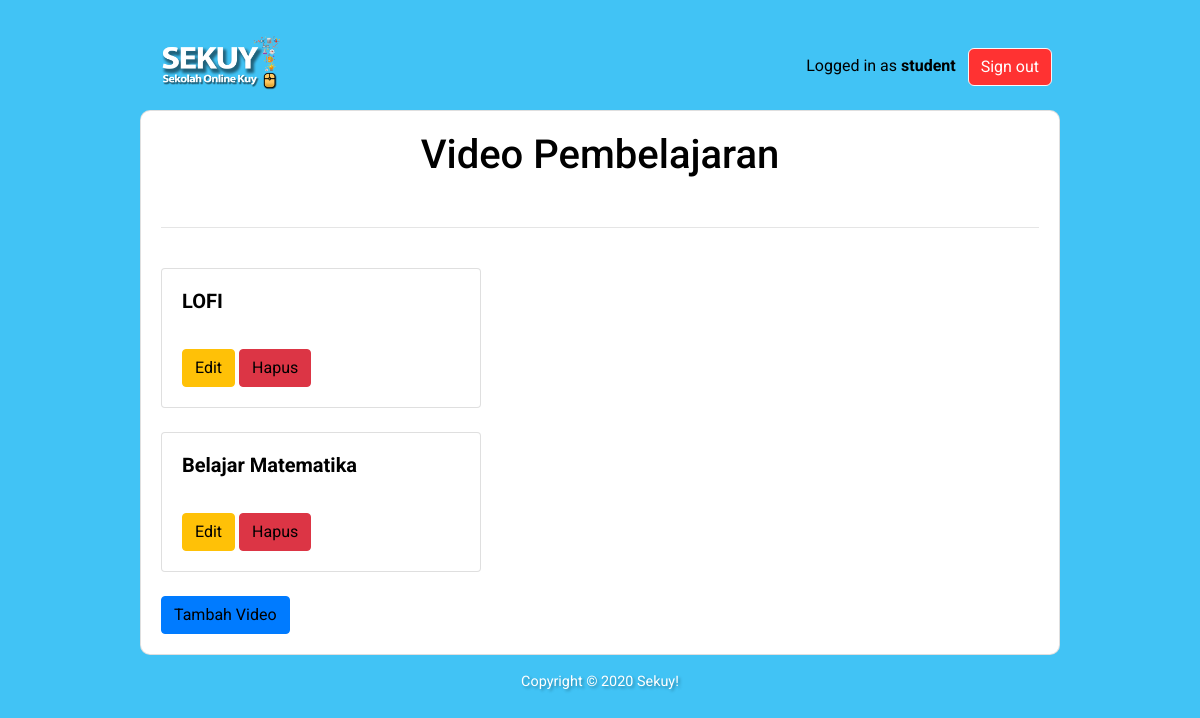
Page /teachers/video-pembelajaran/ (signed in) on the committed database.
### classroom/models.py (models this page shows, shortened)
class User(AbstractUser):
    is_student = models.BooleanField(default=False)
    is_teacher = models.BooleanField(default=False)

class VideoPembelajaran(models.Model):
    materi = models.CharField(max_length=40)
    link = EmbedVideoField()
    date = models.DateField(auto_now_add=True)

### classroom/views/teachers.py (the view)
# urls.py: path('video-pembelajaran/', students.listVideoPembelajaran, name='list_video'),
def listVideoPembelajaran(request):
    semua_video = VideoPembelajaran.objects.all()
    context = {
        'page_title':'Video Pembelajaran',
        'semua_video' : semua_video,
    }
    return render(request,'classroom/teachers/videopembelajaran.html',context)

### classroom/templates/classroom/teachers/videopembelajaran.html (shortened to what this page needs)
{% extends 'base.html' %}
{% load embed_video_tags %}
{% block content %}
    <h1 class="text-center">{{page_title}}</h1>
    <br><hr><br>
    {% for i in semua_video %}
    <div class="card center" style="width: 20rem;">
    <div class="card-body">
        <h5 class="card-title"><b>{{ i.materi }}</b></h5>
        <br>
        <a class="btn btn-warning" href="{% url 'teachers:edit_video' i.id %}">Edit</a>
        <a class="btn btn-danger" href="{% url 'teachers:hapus_video' i.id %}">Hapus</a>
    </div>
    </div>
    <br>
    {% endfor %}
    <a class='btn btn-primary' href="{% url 'teachers:buat_video' %}">Tambah Video</a>
{% endblock %}

### templates/base.html (shortened to what this page needs)
{% load static %}
<!doctype html>
<html lang="en">
  <head>
    <link rel="stylesheet" href="https://maxcdn.bootstrapcdn.com/bootstrap/4.0.0/css/bootstrap.min.css">
    <link rel="stylesheet" type="text/css" href="{% static 'vendor/fontello-2f186091/css/fontello.css' %}">
    <link rel="stylesheet" type="text/css" href="{% static 'css/app.css' %}">
    {% if user.is_authenticated and user.is_teacher %}
      <link rel="stylesheet" type="text/css" href="{% static 'css/teachers.css' %}">
    {% else %}
      <link rel="stylesheet" type="text/css" href="{% static 'css/students.css' %}">
    {% endif %}
  </head>
  <body>
    <div class="container my-4">
      <div class="row justify-content-center">
        <div class="col-md-10 col-sm-12">
          <div class="row">
            <div class="col-6">
              <h1 class="logo">
                <a href="{% url 'home' %}"><img style="width: 20vh;" src="{% static 'img/logo-sekuy.png' %}" alt="logo"></img></a>
              </h1>
            </div>
            <div class="col-6 text-right">
              {% if user.is_authenticated %}
                <p class="pt-3">Logged in as <strong>{{ user.username }}</strong>
                <a style="align-self: center; background: #FF3232 !important; color: white !important; margin: 1vh; border-radius: 6px;" href="{% url 'logout' %}" class="btn btn-light" role="button">Sign out</a></p>
              {% else %}
                <a style="margin: 3vh 1vh 0vh 1vh; border-radius: 6px;" href="{% url 'login' %}" class="btn btn-light" role="button">Sign in</a>
                <a style="margin: 3vh 1vh 0vh 1vh; border-radius: 6px; color: white !important" href="{% url 'signup' %}" class="btn btn-primary" role="button">Sign up</a>
              {% endif %}
            </div>
          </div>
          <div style="border-radius: 10px;" class="card mb-3">
            <div class="card-body">
              {% block content %}
              {% endblock %}
            </div>
          </div>
          <footer>
            <p style='text-align: center; color: white !important; text-shadow: 2px 2px 3px rgba(0, 0, 0, 0.30);'>Copyright © 2020 Sekuy!</p>
          </footer>
        </div>
      </div>
    </div>
  </body>
</html>

### static/css/app.css (style rules this page uses)
html * { color: #000000 !important; font-family: 'Roboto', sans-serif; }
footer { font-size: .9rem; }

### static/css/students.css (style rules this page uses)
body { background-color: #41C3F5; }

### rows in the picture
User: username "student"
VideoPembelajaran: materi "LOFI"
VideoPembelajaran: materi "Belajar Matematika"

### other values in the picture
{{ page_title }} "Video Pembelajaran"
